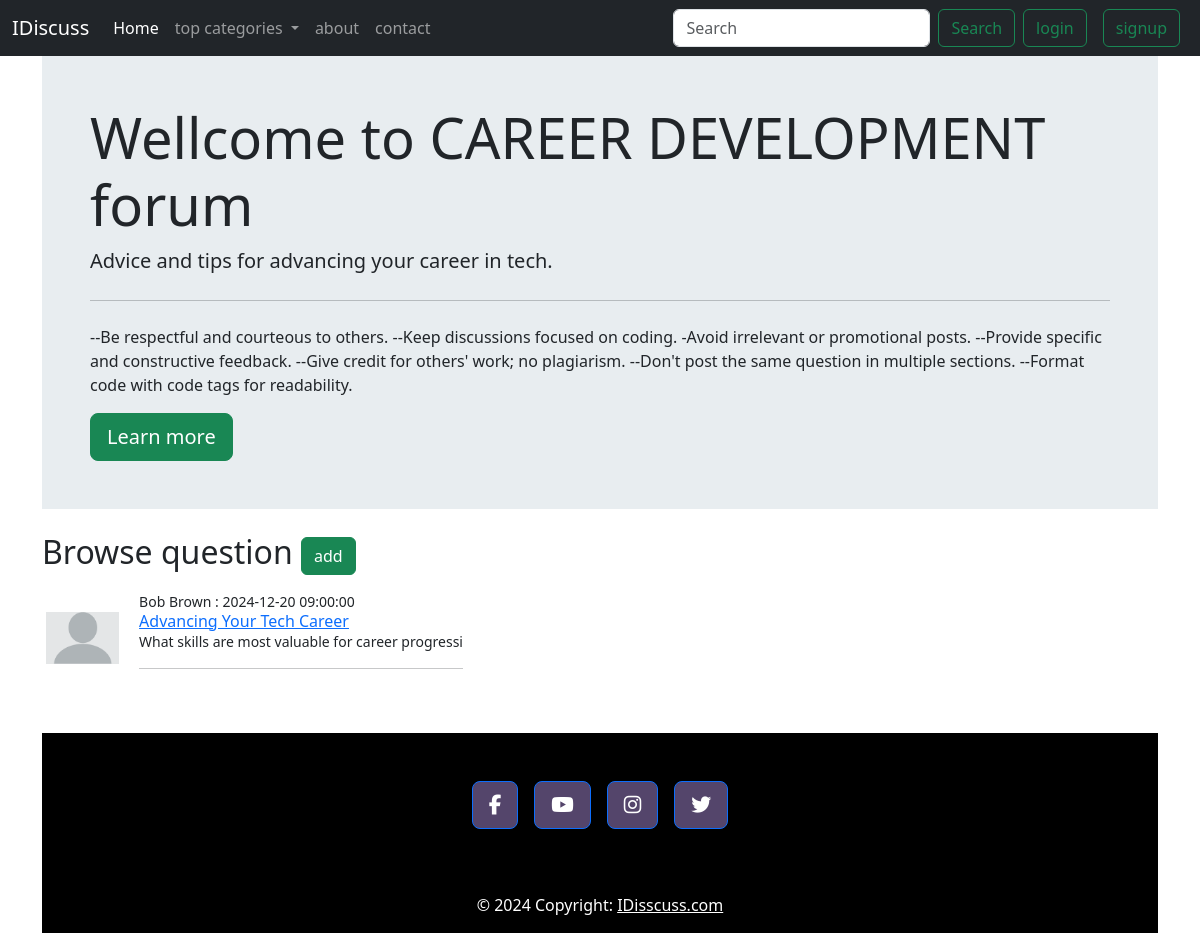
The page /threads_list.php?catID=11 on the database its author committed.
### tables this page shows
CREATE TABLE `categories` (
  `cat_id` int(11) NOT NULL,
  `cat_title` varchar(99) NOT NULL,
  `cat_description` text NOT NULL
);

CREATE TABLE `threads` (
  `thread_id` int(11) NOT NULL,
  `thread_title` varchar(99) NOT NULL,
  `thread_desc` text NOT NULL,
  `thread_cat_id` int(99) NOT NULL,
  `thread_user_id` int(99) NOT NULL,
  `thread_time` datetime NOT NULL DEFAULT current_timestamp()
);

CREATE TABLE `users` (
  `id` int(11) NOT NULL,
  `name` varchar(99) NOT NULL,
  `email` varchar(99) NOT NULL,
  `pass` varchar(99) NOT NULL,
  `time` datetime NOT NULL DEFAULT current_timestamp()
);

### partials/_cat_get.php (called while the page is built, shortened)
<?php
include('_connection.php');
if (isset($_GET['catID'])) {
    $cat_id = $_GET['catID'];
    $result = mysqli_query($con, "SELECT * FROM `categories` WHERE cat_id=$cat_id");
    while ($row = mysqli_fetch_row($result)) {
        $cat_title = $row['1'];
        $cat_desc = $row['2'];
    }
}

### threads_list.php (the view, shortened to what this page needs)
<?php
include('partials/_header.php');
include('partials/_signup.php');
include('partials/_connection.php');
include('partials/_cat_get.php');
include('partials/_thread_list_insert.php');
?>
<div class="container">
    <div class="jumbotron" style="background: rgb(91%, 93%, 94%);
            padding: 3rem;">
        <h2 class="display-4">Wellcome to <b style="text-transform: uppercase;"><?php echo $cat_title; ?></b> forum</h2>
        <p class="lead"><?php echo $cat_desc; ?></p>
        <hr class="my-4">
        <p>--Be respectful and courteous to others.
            --Keep discussions focused on coding.
            -Avoid irrelevant or promotional posts.
            --Provide specific and constructive feedback.
            --Give credit for others' work; no plagiarism.
            --Don't post the same question in multiple sections.
            --Format code with code tags for readability.</p>
        <a class="btn btn-success btn-lg" href="#" role="button">Learn more</a>
    </div>
</div>
<div class="container pt-4 ">
    <h2>
        Browse question
        <button class="btn btn-success" type="button" data-bs-toggle="collapse" data-bs-target="#collapseExample" aria-expanded="false" aria-controls="collapseExample">
            add
        </button>
    </h2>
<?php
$get_id = $_GET['catID'];
$result = mysqli_query($con, "SELECT * FROM `threads` WHERE thread_cat_id=$get_id");
if (!$result || mysqli_num_rows($result) == 0) {
    echo '
        <div class="jumbotron" style="background: #e8edf0; padding: 3rem;"
            <hr class="my-4">
            <h4 class="lead">HI! To add a question, please click "Add" as there is no existing thread.</h4>
        </div>
    ';
} else {
    while ($row = mysqli_fetch_row($result)) {
        $thread_id = $row['0'];
        $thread_title = $row['1'];
        $thread_desc = $row['2'];
        $thread_user_id = $row['4'];
        $thread_time = $row['5'];
        $short_thread_desc = substr($thread_desc, 0, 50);
        $sql = mysqli_query($con, "select name from users where id=$thread_user_id");
        while ($row = mysqli_fetch_array($sql)) {
            $name = $row['name'];
        }
?>
        <div class="media my-3" style="display: flex; align-items:center;">
            <img class="mr-3 p-1" style="height: 60px;  " alt="Generic placeholder image">
            <div class="media-body align-center mx-3">
                <p style="margin: 0; font-size: 14px;">
                    <?php echo  $name . " : " . $thread_time; ?>
                </p>
                <h6 class="m-0">
                    <a href="threads.php?threadID=<?php echo $thread_id; ?>"><?php echo $thread_title; ?></a>
                </h6>
                <p style="margin: 0; font-size: 14px;">
                    <?php echo $short_thread_desc;
                    echo "<hr>" ?>
                </p>
            </div>
        </div>
<?php
    }
}
?>
<?php
include('partials/_footer.php');
?>

### rows shown on the page
categories: cat_title "CAREER DEVELOPMENT", cat_description "Advice and tips for advancing your career in tech."
threads: users.name "Bob Brown", thread_time "2024-12-20 09:00:00", thread_title "Advancing Your Tech Career", thread_desc "What skills are most valuable for career progressi"
